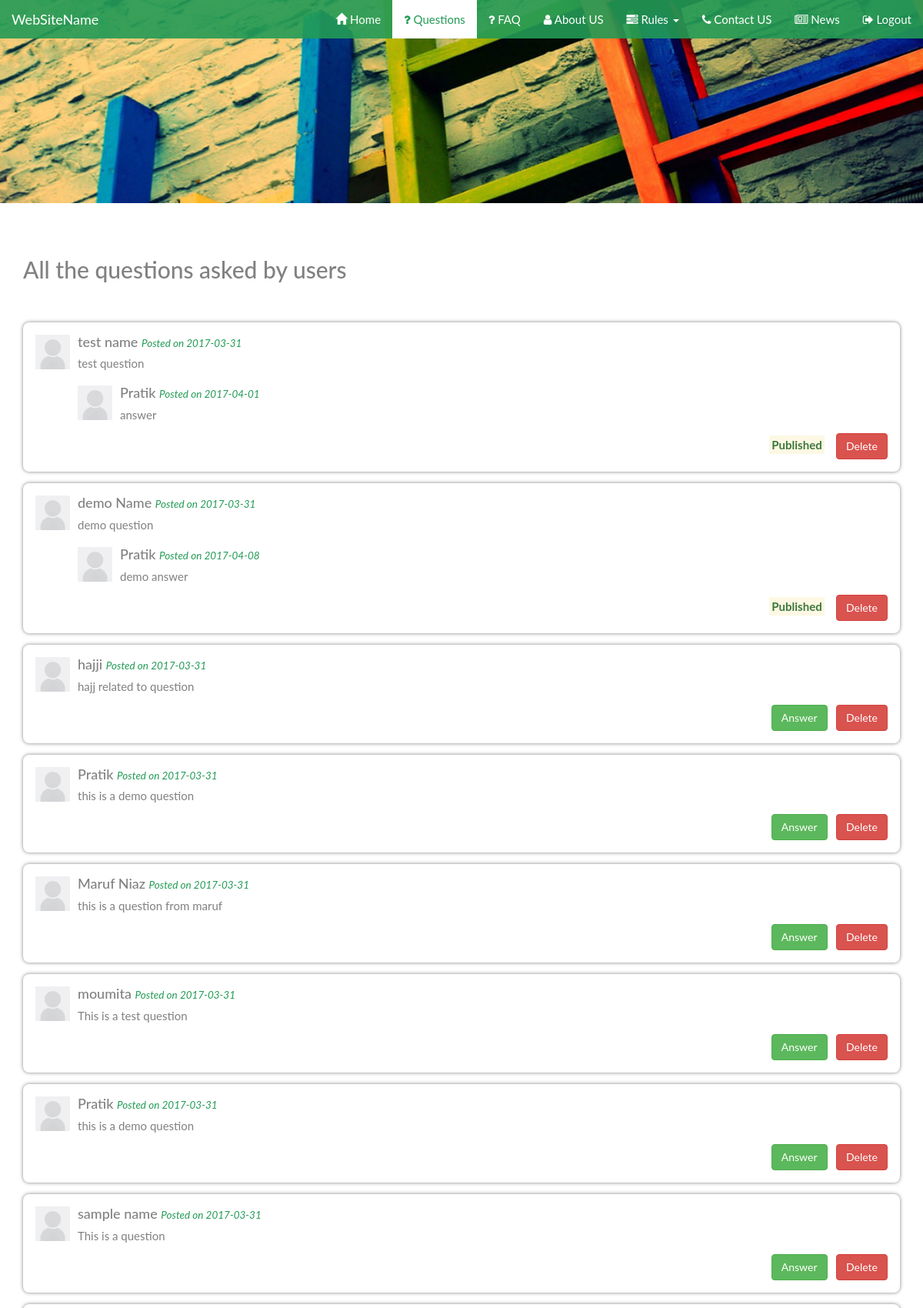
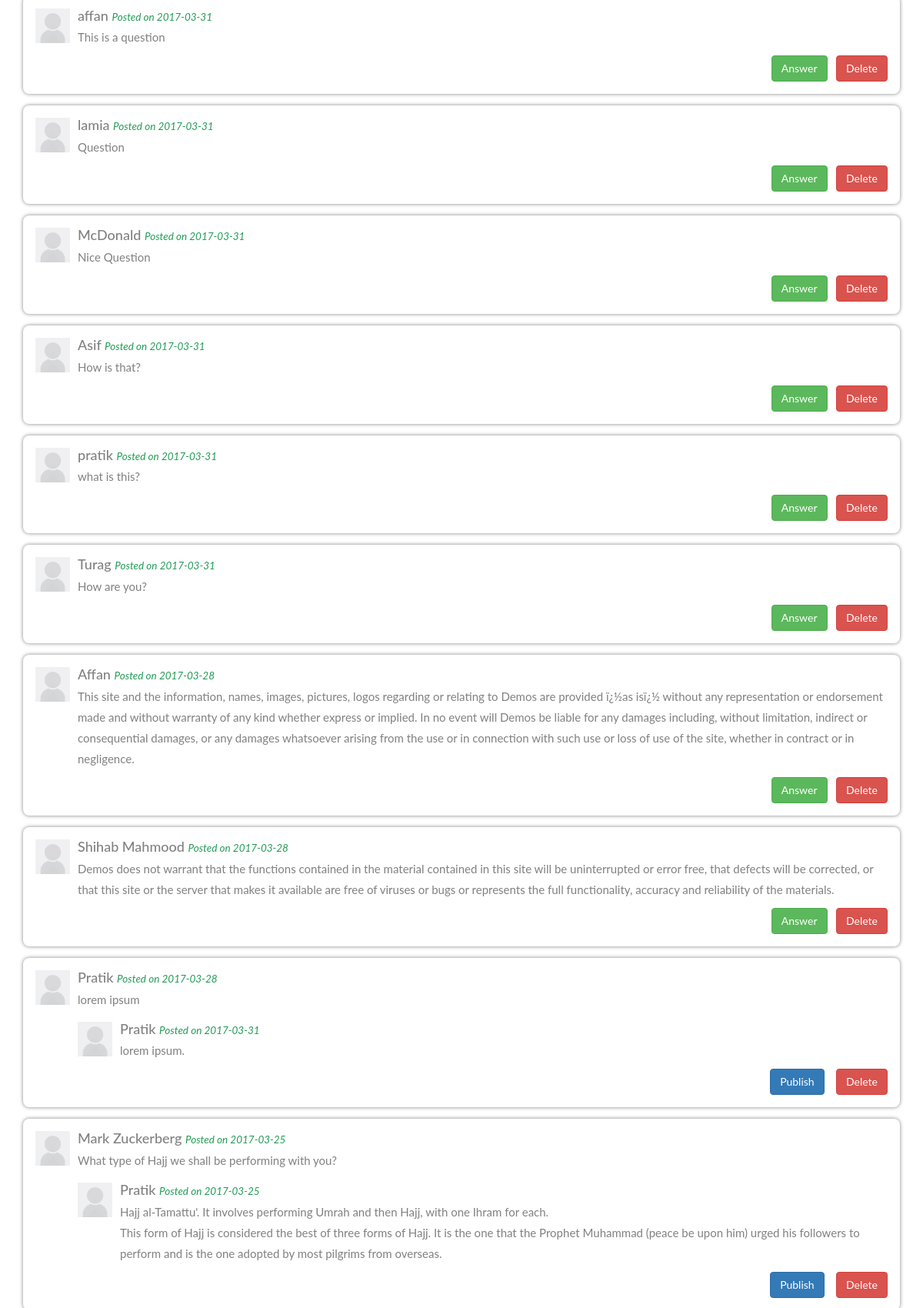
Page /Admin/question.php (signed in, upper part) on the committed database (2 pictures, top to bottom).
### tables this page shows
CREATE TABLE `question_answer` (
  `id` int(11) NOT NULL,
  `q_name` varchar(255) DEFAULT NULL,
  `q_email` varchar(255) DEFAULT NULL,
  `question` text,
  `q_date` date DEFAULT NULL,
  `a_name` varchar(255) DEFAULT NULL,
  `answer` text,
  `a_date` date DEFAULT NULL,
  `faq` varchar(20) DEFAULT NULL
);

### public_html/Admin/question.php (the view, shortened to what this page needs)
<?php include_once("dbConnector.php"); ?>
<?php
	$SelectAnswer = "SELECT id,q_name,q_email,question,q_date,a_name,answer,a_date,faq FROM question_answer ORDER BY id DESC";
	$ResultAnswer = mysqli_query($connection,$SelectAnswer);
?>
<!doctype html>
<html>
<head>
<link rel="stylesheet" href="https://maxcdn.bootstrapcdn.com/bootstrap/3.3.7/css/bootstrap.min.css">
<link rel="stylesheet" href="https://cdnjs.cloudflare.com/ajax/libs/font-awesome/4.7.0/css/font-awesome.min.css">
<link rel="stylesheet" type="text/css" href="css/header.css">
<link rel="stylesheet" type="text/css" href="css/footer.css">
</head>
<body>
<?php include_once("header.php"); ?>
<div class="content">
    <div class="container all-posts">
      <h2>All the questions asked by users</h2><br/>
      <?php while($rowPost = mysqli_fetch_assoc($ResultAnswer)) { ?>
      <div class="media post">
        <div class="media-left">
          <img src="images/blankImage.gif" class="media-object" style="width:45px">
        </div>
        <div class="media-body">
            <h4 class="media-heading"><?php echo $rowPost["q_name"]; ?> <small><i>Posted on <?php echo $rowPost["q_date"]; ?></i></small></h4>
            <p><?php echo nl2br($rowPost["question"]); ?></p>
            <?php if($rowPost["answer"] != NULL) { ?>
            <div class="media">
                <div class="media-left">
                <img src="images/blankImage.gif" class="media-object" style="width:45px">
                </div>
                <div class="media-body">
                    <h4 class="media-heading"><?php echo $rowPost["a_name"] ?> <small><i>Posted on <?php echo $rowPost["a_date"]; ?></i></small></h4>
                    <p><?php echo nl2br($rowPost["answer"]); ?></p>
                </div>
            </div>
            <?php } ?>
         </div>
         <?php if($rowPost["answer"] == NULL) { ?>
         <span class="pull-right"><button id="answerBtnId" class="btn btn-success" onClick="DisplayForm(<?php echo $rowPost['id']; ?>)">Answer</button> &nbsp;&nbsp;<button class="btn btn-danger" onClick="deletePost(<?php echo $rowPost['id'] ?>)">Delete</button></span>
         <?php } ?>
         <?php if($rowPost["answer"] != NULL) { ?>
        <span class="pull-right">
        	<?php if($rowPost["faq"] == NULL) { ?>
            	<button class="btn btn-primary" type="button" onClick="publishPostToFaq(<?php echo $rowPost['id']; ?>,'<?php echo $rowPost['q_name']; ?>','<?php echo $rowPost['q_email']; ?>','<?php echo mysqli_real_escape_string($connection,$rowPost['question']); ?>','<?php echo $rowPost['q_date']; ?>','<?php echo $rowPost['a_name']; ?>','<?php echo mysqli_real_escape_string($connection,$rowPost['answer']); ?>','<?php echo $rowPost['a_date']; ?>')">Publish</button>
            <?php } ?>
            <?php if($rowPost["faq"] == "published") { ?>
            	<mark><strong class="text-success">Published</strong></mark>
            <?php } ?>
            <button class="btn btn-danger" onClick="deletePost(<?php echo $rowPost['id'] ?>)">Delete</button>
        </span>
        <?php } ?>
      </div>
      <?php } ?>
    </div>
</div>
</body>
</html>

### public_html/Admin/css/header.css (style rules this page uses)
body { font: 400 15px Lato, sans-serif; line-height: 1.8; color: #818181; }
span, i { color:#239B56; }

### public_html/Admin/question.php (style rules this page uses)
.content { position:relative; top:50px; }
.all-posts { padding-bottom:32px; }
.post { border-radius:8px; padding:16px; box-shadow:0px 0px 5px; }

### rows in the picture
question_answer: q_name "test name", q_date "2017-03-31", question "test question", a_name "Pratik", a_date "2017-04-01", answer "answer", faq "Published"
question_answer: q_name "demo Name", q_date "2017-03-31", question "demo question", a_name "Pratik", a_date "2017-04-08", answer "demo answer", faq "Published"
question_answer: q_name "hajji", q_date "2017-03-31", question "hajj related to question"
question_answer: q_name "Pratik", q_date "2017-03-31", question "this is a demo question"
question_answer: q_name "Maruf Niaz", q_date "2017-03-31", question "this is a question from maruf"
question_answer: q_name "moumita", q_date "2017-03-31", question "This is a test question"
question_answer: q_name "Pratik", q_date "2017-03-31", question "this is a demo question"
question_answer: q_name "sample name", q_date "2017-03-31", question "This is a question"
question_answer: q_name "affan", q_date "2017-03-31", question "This is a question"
question_answer: q_name "lamia", q_date "2017-03-31", question "Question"
question_answer: q_name "McDonald", q_date "2017-03-31", question "Nice Question"
question_answer: q_name "Asif", q_date "2017-03-31", question "How is that?"
question_answer: q_name "pratik", q_date "2017-03-31", question "what is this?"
question_answer: q_name "Turag", q_date "2017-03-31", question "How are you?"
question_answer: q_name "Affan", q_date "2017-03-28", question "This site and the information, names, images, pictures, logos regarding or relating to Demos are provided ï¿½as isï¿½ without any representation or endorsement made and without warranty of any kind whether express or implied. In no event will Demos be liable for any damages including, without limitation, indirect or consequential damages, or any damages whatsoever arising from the use or in connection with such use or loss of use of the site, whether in contract or in negligence."
question_answer: q_name "Shihab Mahmood", q_date "2017-03-28", question "Demos does not warrant that the functions contained in the material contained in this site will be uninterrupted or error free, that defects will be corrected, or that this site or the server that makes it available are free of viruses or bugs or represents the full functionality, accuracy and reliability of the materials."
question_answer: q_name "Pratik", q_date "2017-03-28", question "lorem ipsum", a_name "Pratik", a_date "2017-03-31", answer "lorem ipsum."
question_answer: q_name "Mark Zuckerberg", q_date "2017-03-25", question "What type of Hajj we shall be performing with you?", a_name "Pratik", a_date "2017-03-25", answer "Hajj al-Tamattu'. It involves performing Umrah and then Hajj, with one Ihram for each. This form of Hajj is considered the best of three forms of Hajj. It is the one that the Prophet Muhammad (peace be upon him) urged his followers to perform and is the one adopted by most pilgrims from overseas."
